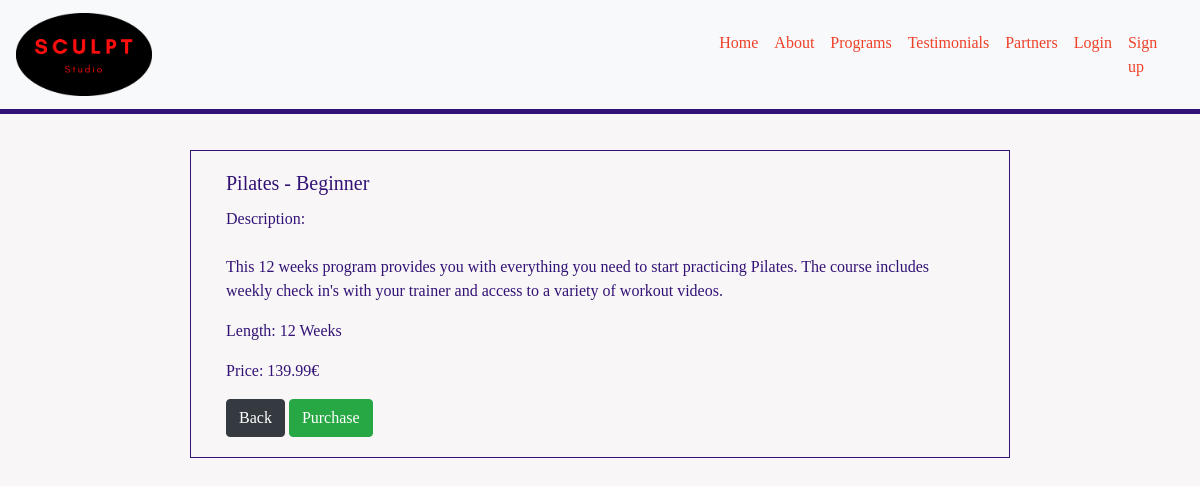
The app's page /programs/1 with its own data.
### programs/models.py (models this page shows, shortened)
class Programs(models.Model):
    class Meta:
        verbose_name_plural = 'Programs'
    name = models.CharField(max_length=100)
    type = models.CharField(max_length=100)
    description = models.TextField()
    price = models.DecimalField(max_digits=6, decimal_places=2)

### programs/views.py (the view)
# urls.py: path('<int:program_id>', views.program_details, name='program_details'),
def program_details(request, program_id):
    programs = get_object_or_404(Programs, pk=program_id)
    context = {
        'programs': programs
    }
    return render(request, 'programs/program_details.html', context)

### programs/templates/programs/program_details.html
{% extends 'base.html' %}
{% block content %}
<div class="row justify-content-center">
  <div class="col-8 programs">
    <div class="card">
      <div class="card-body">
        <h5 class="card-title">{{ programs.name }}</h5>
        <p class="card-text">Description: <br><br>  {{ programs.description }}</p>
        <p class="card-text">Length: {{ programs.type }}</p>
        <p class="card-text">Price: {{ programs.price }}€</p>
        {% if request.user.is_authenticated and request.user.is_superuser %}
        <a href="{% url 'edit_program' programs.id %}" class="btn btn-danger">Edit</a>
        <a href="{% url 'delete_program' programs.id %}" class="btn btn-danger">Delete</a>
        <a href="{% url 'programs' %}" class="btn btn-dark btn-primary">Back</a>
        <a href="#" class="btn btn-success btn-primary">Purchase</a>
        {% else %}
        <a href="{% url 'programs' %}" class="btn btn-dark btn-primary">Back</a>
        <a href="#" class="btn btn-success btn-primary">Purchase</a>
        {% endif %}
      </div>
    </div>
  </div>
</div>
{% endblock %}

### static/css/main.css (style rules this page uses)
* { font-family: 'Noto Serif JP', serif; color: rgb(51, 18, 118); font-weight: 500; }
body { background-color: rgb(248, 246, 246); }
a { color: rgb(239, 64, 41); transition: 0.5s; }
.card { background-color: rgb(248, 246, 246); border: none; }
.programs { border: 1px solid rgb(51, 18, 118); margin: 20px; }

### records on screen
Programs: name "Pilates - Beginner", description "This 12 weeks program provides you with everything you need to start practicing Pilates. The course includes weekly check in's with your trainer and access to a variety of workout videos.", type "12 Weeks", price "139.99"
